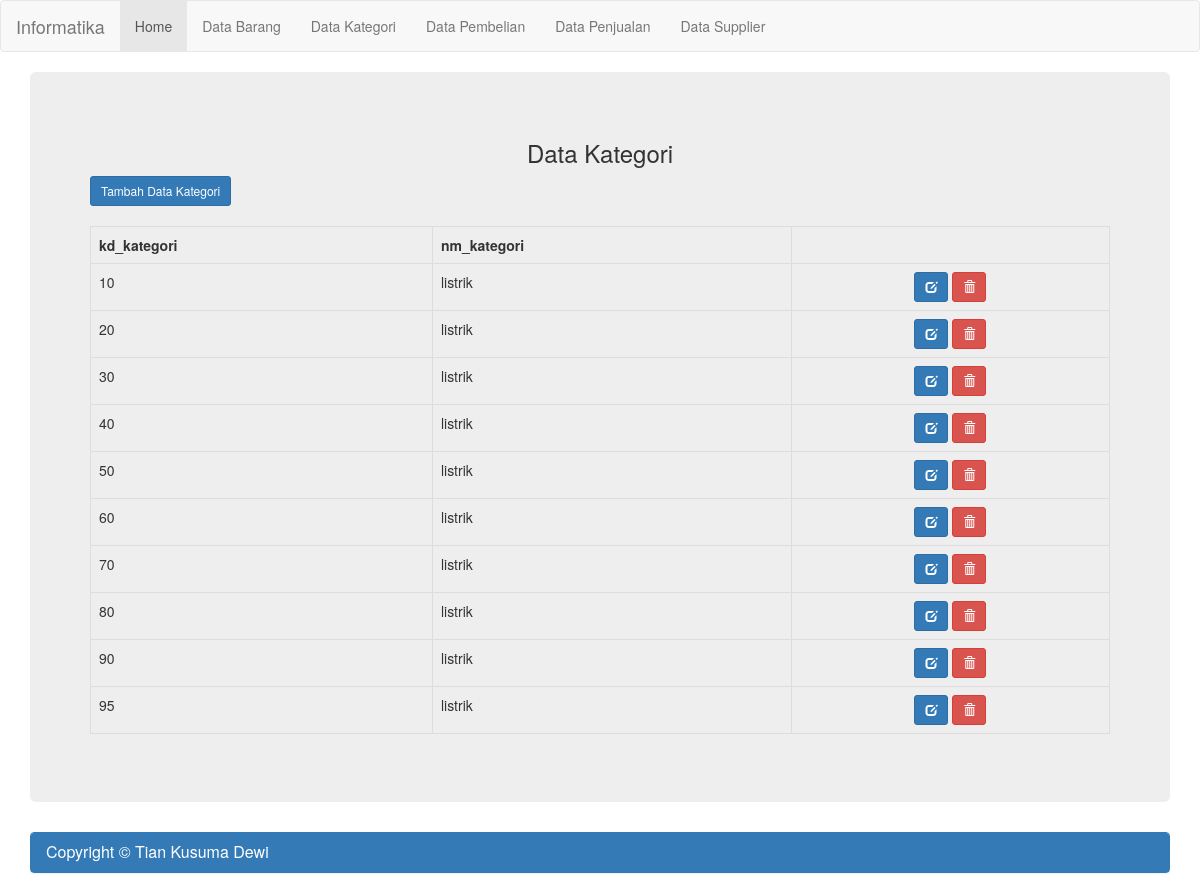
Page /tugas_tian/index.php?halaman=data_kategori on the committed database.
### tables this page shows
CREATE TABLE IF NOT EXISTS `data_kategori` (
  `kd_kategori` char(3) NOT NULL,
  `nm_kategori` varchar(100) NOT NULL
);

### tugas_tian/data_kategori.php (the view, shortened to what this page needs)
<?php
include("koneksi.php");
?>
<h3 align="center">Data Kategori</h3>
<a href="?halaman=data_kategori_tambah" class="btn btn-primary btn-sm">Tambah Data Kategori</a><br /><br />
<div class="table-responsive">
<table class="table table-bordered table-hover">
	<tr>
		<th>kd_kategori</th>
		<th>nm_kategori</th>
	</tr>
<?php
	$query=("SELECT * FROM data_kategori");
	$lihat = mysqli_query($koneksi, $query) or die('Error, query failed. ' . mysqli_error());
	while($r=mysqli_fetch_array($lihat)){
?>
	<tr>
		<td><?php echo"$r[kd_kategori]";?></td>
		<td><?php echo"$r[nm_kategori]";?></td>
		<td align="center">
			<a href="?halaman=data_kategori_edit&id=<?php echo"$r[kd_kategori]";?>" title="Edit Data"
			class="btn btn-primary btn-sm"><span class="glyphicon glyphicon-edit" aria-hidden="true"></span></a>
			<a herf="?halaman=data_kategori_hapus&id=<?php echo"$r[kd_kategori]";?>" title="Hapus Data"
			class="btn btn-danger btn-sm"><span class="glyphicon glyphicon-trash" aria-hidden="true"></span></a>
	</tr>
<?php
} ?>
</table>
</div>

### rows in the picture
data_kategori: kd_kategori "10", nm_kategori "listrik"
data_kategori: kd_kategori "20", nm_kategori "listrik"
data_kategori: kd_kategori "30", nm_kategori "listrik"
data_kategori: kd_kategori "40", nm_kategori "listrik"
data_kategori: kd_kategori "50", nm_kategori "listrik"
data_kategori: kd_kategori "60", nm_kategori "listrik"
data_kategori: kd_kategori "70", nm_kategori "listrik"
data_kategori: kd_kategori "80", nm_kategori "listrik"
data_kategori: kd_kategori "90", nm_kategori "listrik"
data_kategori: kd_kategori "95", nm_kategori "listrik"
